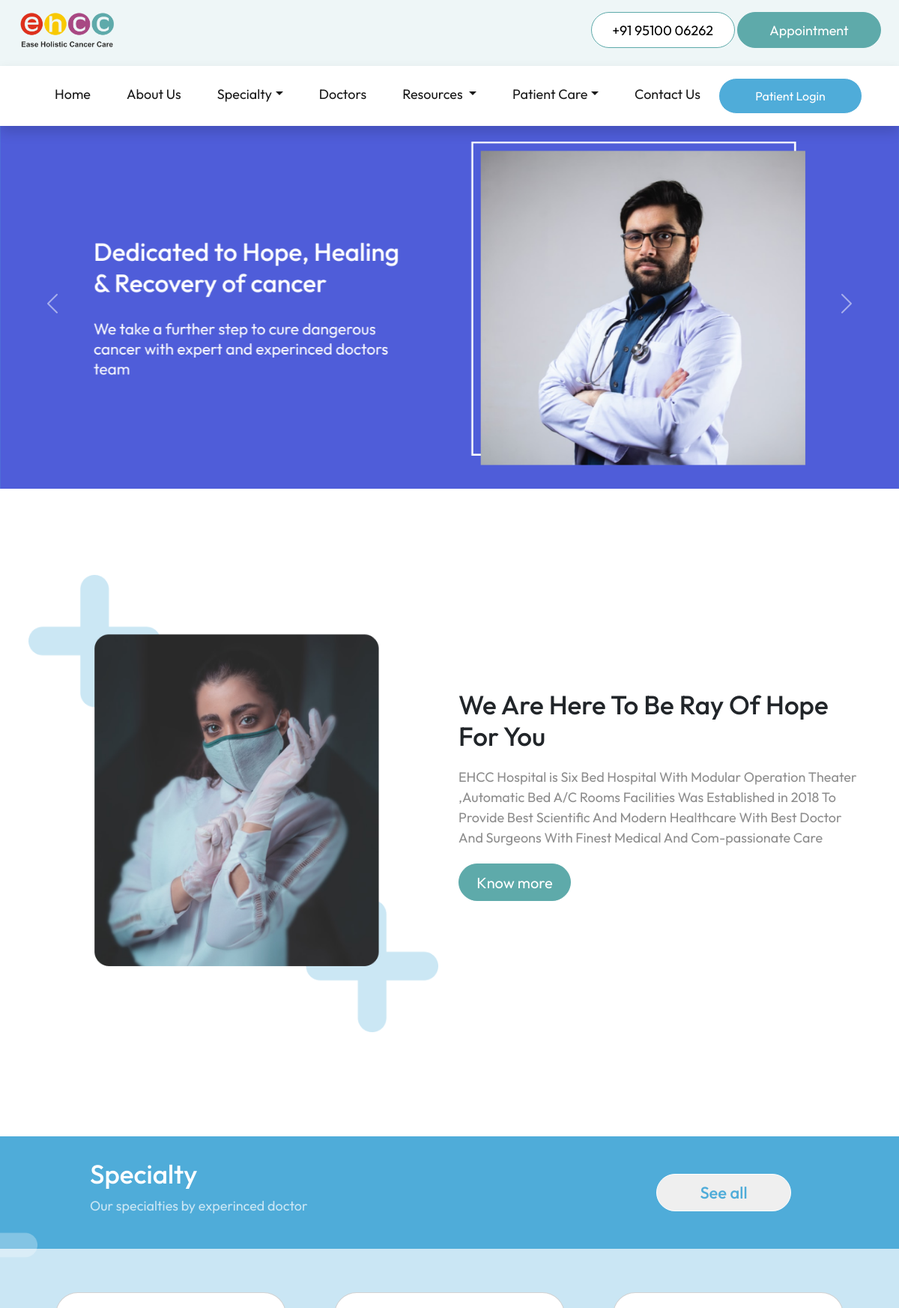
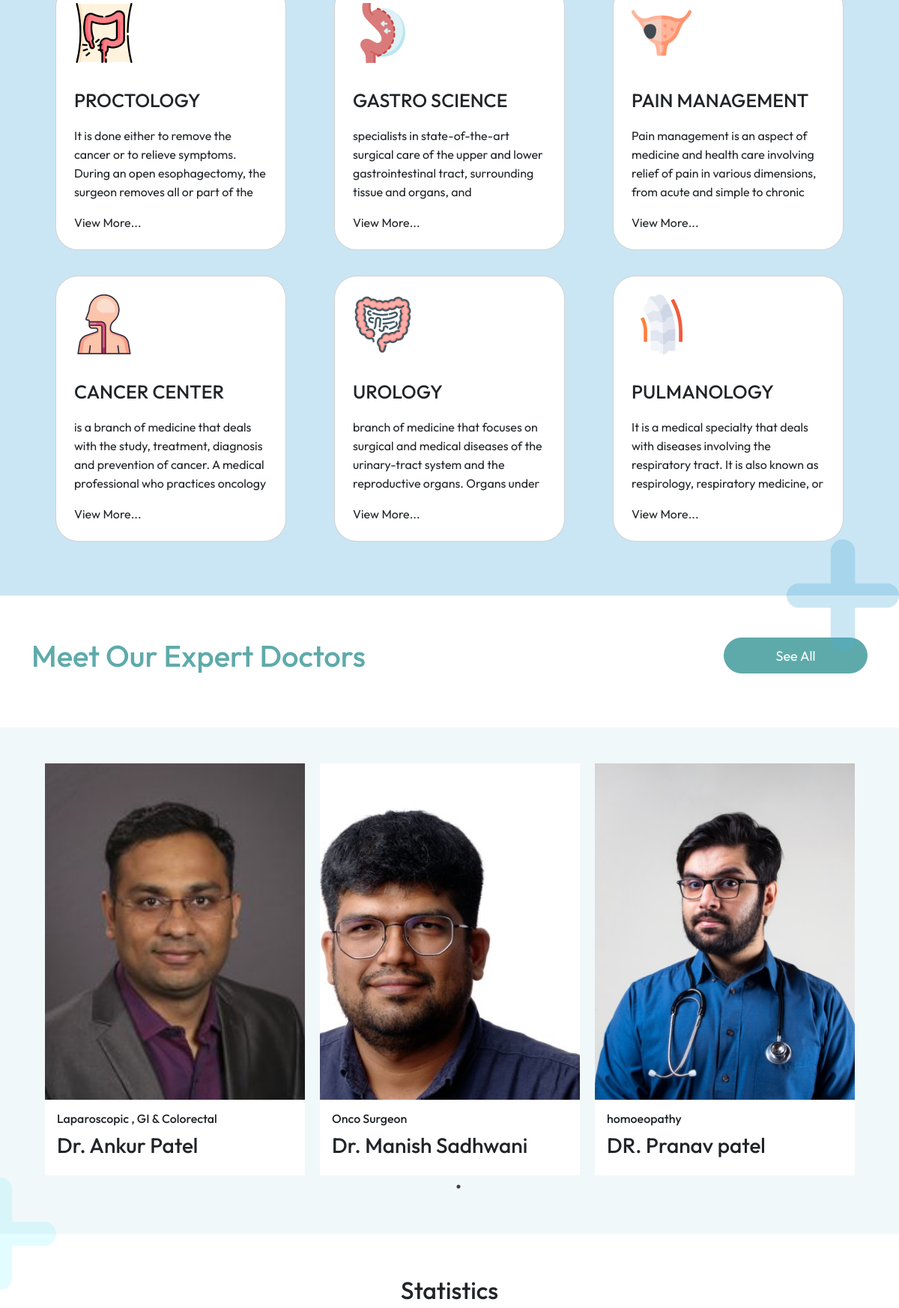
The page / (upper part) on the database its author committed (2 pictures, top to bottom).
### tables this page shows
CREATE TABLE "home_carousel" (
	"image"	TEXT,
	"id"	INTEGER
);

CREATE TABLE "home_page" (
	"about_image"	TEXT,
	"about_heading"	TEXT,
	"about_description"	TEXT
);

CREATE TABLE "specialty" (
	"id"	INTEGER,
	"name"	TEXT,
	"description"	TEXT
, "illustration"	TEXT);

CREATE TABLE "doctors" (
	"id"	INTEGER,
	"name"	TEXT,
	"current_appointment"	TEXT,
	"profile_image"	TEXT
);

### flask_app.py (the view)
@app.route('/')
def index():
    database_connection = sqlite3.connect(database_location)
    database_cursor = database_connection.cursor()
    slides = database_cursor.execute("SELECT * FROM home_carousel")
    slides = slides.fetchall()
    about = database_cursor.execute("SELECT * FROM home_page")
    about = about.fetchone()
    specialties = database_cursor.execute("SELECT * FROM specialty")
    specialties = specialties.fetchmany(6)
    statistics = database_cursor.execute("SELECT * FROM home_statistics")
    statistics = statistics.fetchall()
    doctor_data = database_cursor.execute("SELECT * FROM doctors")
    doctor_data = doctor_data.fetchall()
    testimonials = database_cursor.execute("SELECT * FROM testimonials")
    testimonials = testimonials.fetchall()
    faqs = database_cursor.execute("SELECT * FROM home_faq")
    faqs = faqs.fetchall()
    visit_count = database_cursor.execute("SELECT visits FROM website_traffic WHERE date = ?",(datetime.today().strftime("%Y-%m-%d"),)).fetchone()
    if visit_count is None:
        database_cursor.execute("INSERT INTO website_traffic VALUES (?,?)",(datetime.today().strftime("%Y-%m-%d"),1))
    else:
        database_cursor.execute("UPDATE website_traffic SET visits = ? WHERE date = ?",(visit_count[0]+1,datetime.today().strftime("%Y-%m-%d")))
    database_connection.commit()
    database_connection.close()
    return render_template('index.html',slides=slides, about=about, specialties=specialties, statistics=statistics, social_links=social_links, doctor_data=doctor_data, testimonials=testimonials, faqs=faqs, navbar_specialties=navbar_specialties, navbar_diseases=navbar_diseases)

### templates/index.html (shortened to what this page needs)
<!DOCTYPE html>
<html lang="en">
<head>
  <link rel="stylesheet" href="https://cdnjs.cloudflare.com/ajax/libs/slick-carousel/1.8.1/slick-theme.min.css"
 />
  <link rel="stylesheet" href="https://cdnjs.cloudflare.com/ajax/libs/slick-carousel/1.8.1/slick.min.css"
 />
  <link href="https://cdn.jsdelivr.net/npm/bootstrap@5.2.0/dist/css/bootstrap.min.css" rel="stylesheet"
>
  <link href="https://unpkg.com/aos@2.3.1/dist/aos.css" rel="stylesheet">
  <link rel="stylesheet" href="../static/stylesheets/common.css">
  <link rel="stylesheet" href="../static/stylesheets/index.css">
  <link rel="stylesheet" href="../static/stylesheets/mediaquery.css">
</head>
<body>
  {% include 'navbar.html' %}
  <div id="Carousel_mainpage" class="carousel slide mt-2" data-bs-ride="carousel">
    <div class="carousel-inner">
      {% for slide in slides %}
      <div class="carousel-item {% if loop.first %}active{% endif %}" data-bs-interval="4000">
        <div class="row justify-content-center align-items-center">
          <div class="col-12 text-center">
            <img src="{{slide[0]}}" class="w-100" alt="">
          </div>
        </div>
      </div>
      {% endfor %}
    </div>
    <button class="carousel-control-prev" type="button" data-bs-target="#Carousel_mainpage" data-bs-slide="prev">
      <span class="carousel-control-prev-icon" aria-hidden="true"></span>
    </button>
    <button class="carousel-control-next" type="button" data-bs-target="#Carousel_mainpage" data-bs-slide="next">
      <span class="carousel-control-next-icon" aria-hidden="true"></span>
    </button>
  </div>
  <div class="about_sect py-2" id="about_section">
    <div class="container">
      <div class="row align-items-center row_about">
        <div class="col-lg-6 mb-3 order-lg-2 py-4">
          <div class="about_content mt-md-3 mt-sm-3 mt-xs-3 py-5" data-aos="fade-left" data-aos-duration="1000">
            <h2 class="text-capitalize">{{about[1]}}</h2>
            <p>{{about[2]}}</p>
            <a href="/about"> <button>Know more</button></a>
          </div>
        </div>
        <div class="col-lg-6 px-2 order-lg-1 mt-md-4 mt-sm-3 mt-xs-3" data-aos="fade-right" data-aos-duration="1000">
          <img src="{{about[0]}}" class="w-100" alt="">
        </div>
      </div>
    </div>
  </div>
  <div class="specialty_sect mt-5 mb-2" data-aos="fade-up" data-aos-duration="1000" id="specialty_section">
    <div class="specialty_header px-5">
      <div class="specialty_head_cont mx-lg-5 mx-sm-1 px-lg-4 px-md-2 px-sm-1 ">
        <h2>Specialty</h2>
        <p>Our specialties by experinced doctor</p>
      </div>
      <div class="specialty_head_btn mx-lg-5 mx-md-3 mx-sm-1 px-lg-5 px-sm-1">
        <button onclick="window.location.href='/specialty/'">See all</button>
      </div>
    </div>
    <img src="../static/images/elements/Group 33967.png" class="specialty_ele_1" alt="">
    <div class="container p-0">
      <div class="specialty_disease py-5 px-lg-4 px-md-4">
        <div class="row row_disease">
          {% for specialty in specialties %}
          {% if loop.index>3 %}
          <div class="col-xl-4 col-lg-6 m-auto d-md-block d-none" style="cursor: pointer;" data-aos="fade-up"
            data-aos-duration="1000" onclick="onclick=window.location.href='/diseases/{{specialty[0]}}/'">
            <div class="card card_disease mb-4 p-lg-4 p-md-4 p-sm-4 p-xs-4 p-4">
              <img src="{{specialty[3]}}" class="" alt="breast icon">
              <div class="disease_content">
                <h3 class="text-capitalize">{{specialty[1]}}</h3>
                <p style="overflow: hidden; line-height: 25px; max-height: 100px; min-height: 100px;">{{specialty[2]}}
                </p>
                <a href="/diseases/{{specialty[0]}}/">View More...</a>
              </div>
            </div>
          </div>
          {% else %}
          <div class="col-xl-4 col-lg-6 d-block m-auto" style="cursor: pointer;" data-aos="fade-up"
            data-aos-duration="1000" onclick="onclick=window.location.href='/diseases/{{specialty[0]}}/'">
            <div class="card card_disease mb-4 p-lg-4 p-md-4 p-sm-4 p-xs-4 p-4">
              <img src="{{specialty[3]}}" class="" alt="breast icon">
              <div class="disease_content">
                <h3 class="text-capitalize">{{specialty[1]}}</h3>
                <p style="overflow: hidden; line-height: 25px; max-height: 100px; min-height: 100px;">{{specialty[2]}}
                </p>
                <a href="/diseases/{{specialty[0]}}/">View More...</a>
              </div>
            </div>
          </div>
          {% endif %}
          {% endfor %}
        </div>
      </div>
    </div>
    <img src="../static/images/elements/Group 33957.png" class="specialty_ele_2" alt="">
  </div>
  <div class="container doctor py-5" data-aos="fade-up" data-aos-duration="1000" id="doctor_title">
    <div class="row">
      <div class="col-lg-6 mb-3">
        <h1 class="doctor_heading">Meet Our Expert Doctors</h1>
      </div>
      <div class="col-lg-6 text-lg-end">
        <button class="button_cta_appointment" onclick="window.location.href='/doctors/'">See All</button>
      </div>
    </div>
  </div>
  <div class="doctor_carousel_container py-5" data-aos="fade-up" data-aos-duration="1000" id="doctor_container">
    <div class="container">
      <div class="row px-2">
        <div class="col-12 doctor_carousel">
          {% for doctor in doctor_data %}
          <div class="doctor_card" onclick="window.location.href='/doctorInfo/{{doctor[0]}}/'" style="cursor: pointer;"
            data-aos="fade-up" data-aos-duration="1000">
            <img src="{{doctor[3]}}" alt="doctor-image">
            <div class="p-3">
              <h6>{{doctor[2]}}</h6>
              <h3>{{doctor[1]}}</h3>
            </div>
          </div>
          {% endfor %}
        </div>
      </div>
    </div>
  </div>
  <div id="statistics" class="position-relative" data-aos="fade-up" data-aos-duration="1000">
    <img src="../static/images/elements/Group 33979.png" class="statistics_ele_1" alt="">
    <div class="container py-5">
      <div class="row text-center">
        <h2 class="my-2">Statistics</h2>
      </div>
    </div>
  </div>
</body>
</html>

### static/stylesheets/common.css (style rules this page uses)
html, body { overflow-x: hidden; }
body { margin-top: 150px; }
* { margin: 0; padding: 0; box-sizing: border-box; font-family: "Outfit", sans-serif; }
:root { --nav-color: #EEF6F7; --primary-color: #5eaaaa; --heading-color: #4facd9; --section-background-color: #cae6f4; --contact-background-color: #284f4f; }
a { color: unset; text-decoration: none; cursor: pointer; }
.button_cta_appointment { width: 12rem; height: 3rem; border: 1px solid var(--primary-color) !important; background-color: var(--primary-color); border-radius: 50px; color: white; font-size: 18px; }

### static/stylesheets/index.css (style rules this page uses)
.carousel-control-prev { left: -20px; }
.carousel-control-next { right: -20px; }
.row_about { min-height: 800px; }
.about_content h2 { font-size: 45px; font-weight: 500; }
.about_content p { margin-top: 25px; font-size: 18px; font-weight: 400; color: #8D8D8D; }
.about_content button { margin-top: 12px; width: 210px; height: 60px; padding: 10px 5px; border-radius: 30px; border: 1px solid var(--primary-color); background-color: var(--primary-color); color: #ffffff; font-size: 20px; cursor: pointer; }
.specialty_header { display: flex; justify-content: space-between; align-items: center; width: 100%; height: 150px; background-color: var(--heading-color); }
.specialty_head_cont { color: #ffffff; font-style: normal; }
.specialty_head_cont h2 { font-weight: 500; font-size: 40px; }
.specialty_head_cont p { font-weight: 400; font-size: 20px; color: var(--section-background-color); }
.specialty_head_btn button { width: 210px; height: 60px; border: 1px solid #ffffff; color: var(--heading-color); border-radius: 30px; font-size: 22px; font-weight: 500; }
.specialty_sect { background-color: var(--section-background-color); position: relative; }
.specialty_disease { overflow: visible; }
.card_disease { border-radius: 30px; width: auto; height: auto; margin: 10px 20px; position: relative; z-index: 100; }
.card_disease img { width: 80px; height: 80px; }
.disease_content h3 { font-weight: 500; font-size: 25px; margin-top: 35px; }
.disease_content p { font-weight: 400; font-size: 16px; margin-top: 20px; }
.specialty_ele_1 { position: absolute; top: 50px; left: -100px; width: 200px; height: 200px; }
.specialty_ele_2 { position: absolute; width: 200px !important; height: 200px !important; z-index: 0; right: -100px; bottom: -100px; }
.doctor_heading { color: #5eaaaa; }
.button_cta_appointment { background: #5eaaaa; border-radius: 60px; border: none; outline: none; color: white; }
.doctor_carousel_container { background-color: rgba(119, 185, 193, 0.1); }
.doctor_card { margin: auto 10px; height: 550px; position: relative; }
.doctor_card img { width: 100%; height: 100%; object-fit: cover; object-position: top; position: absolute; }
.doctor_card div { position: absolute; bottom: 0px; background-color: white; width: 100%; transition: 0.3s; }
#Carousel_mainpage { background-color: #4FACD9; }
.statistics_ele_1 { position: absolute; top: -100px; left: -100px; width: 200px; height: auto; z-index: -1; }

### static/stylesheets/mediaquery.css (style rules this page uses)
@media screen and (max-width:1200px) { .about_content h2 { font-size: 35px; } }
@media screen and (max-width:1200px) { .about_content p { margin-top: 20px; font-size: 18px; } }
@media screen and (max-width:1200px) { .about_content button { margin-top: 5px; width: 150px; height: 50px; font-size: 20px; } }
@media screen and (max-width:1200px) { .specialty_head_cont h2 { font-size: 35px; } }
@media screen and (max-width:1200px) { .specialty_head_cont p { font-size: 18px; } }
@media screen and (max-width:1200px) { .specialty_head_btn button { width: 180px; height: 50px; } }
@media screen and (max-width:1200px) { .specialty_ele_1 { width: 150px; height: 150px; top: 70px; } }
@media screen and (max-width:1200px) { .specialty_ele_2 { width: 150px !important; height: 150px !important; bottom: -75px; right: 0px; } }
@media screen and (max-width:1200px) { .statistics_ele_1 { width: 150px; height: 150px; left: -75px; top: -75px; } }

### rows shown on the page
home_carousel: image (picture)
home_page: about_heading "We Are Here To Be Ray Of Hope For You", about_description "EHCC Hospital is Six Bed Hospital With Modular Operation Theater ,Automatic Bed A/C Rooms Facilities Was Established in 2018 To Provide Best Scientific And Modern Healthcare With Best Doctor And Surgeons With Finest Medical And Com-passionate Care", about_image (picture)
specialty: illustration (picture), name "PROCTOLOGY", description "It is done either to remove the cancer or to relieve symptoms. During an open esophagectomy, the surgeon removes all or part of the…"
specialty: illustration (picture), name "GASTRO SCIENCE", description "specialists in state-of-the-art surgical care of the upper and lower gastrointestinal tract, surrounding tissue and organs, and…"
specialty: illustration (picture), name "PAIN MANAGEMENT", description "Pain management is an aspect of medicine and health care involving relief of pain in various dimensions, from acute and simple to chronic…"
specialty: illustration (picture), name "CANCER CENTER", description "is a branch of medicine that deals with the study, treatment, diagnosis and prevention of cancer. A medical professional who practices oncology"
specialty: illustration (picture), name "UROLOGY", description "branch of medicine that focuses on surgical and medical diseases of the urinary-tract system and the reproductive organs. Organs under…"
specialty: illustration (picture), name "PULMANOLOGY", description "It is a medical specialty that deals with diseases involving the respiratory tract. It is also known as respirology, respiratory medicine, or…"
doctors: profile_image (picture), current_appointment "Laparoscopic , GI & Colorectal", name "Dr. Ankur Patel"
doctors: profile_image (picture), current_appointment "Onco Surgeon", name "Dr. Manish Sadhwani"
doctors: profile_image (picture), current_appointment "homoeopathy", name "DR. Pranav patel"
